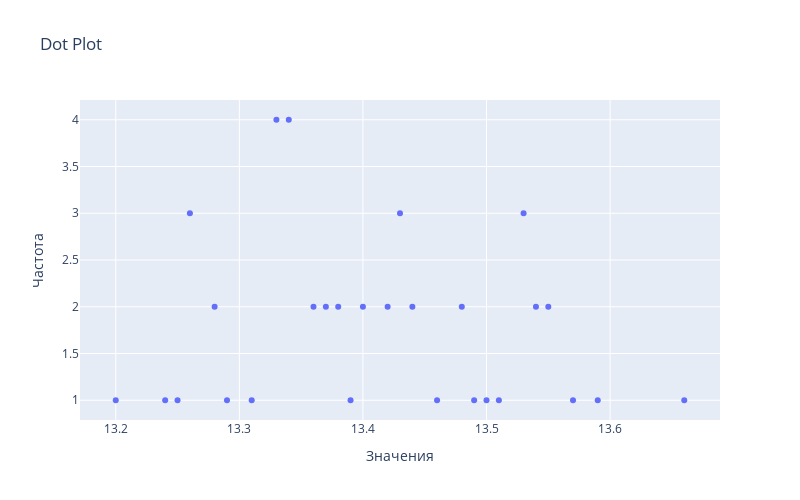
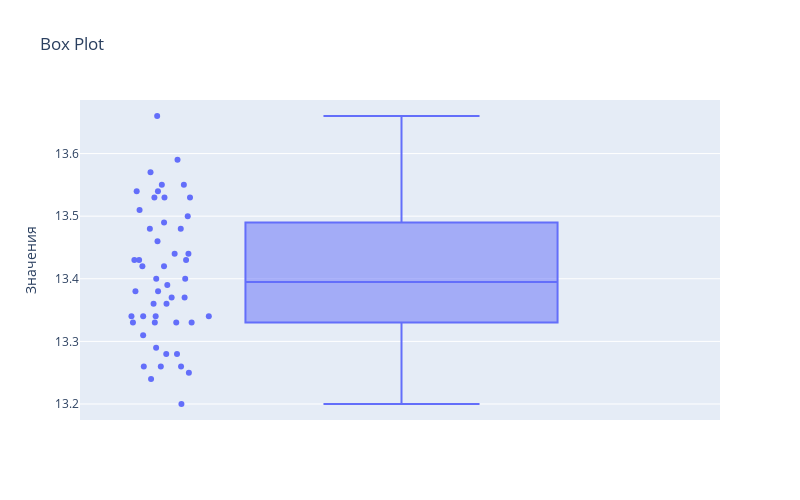
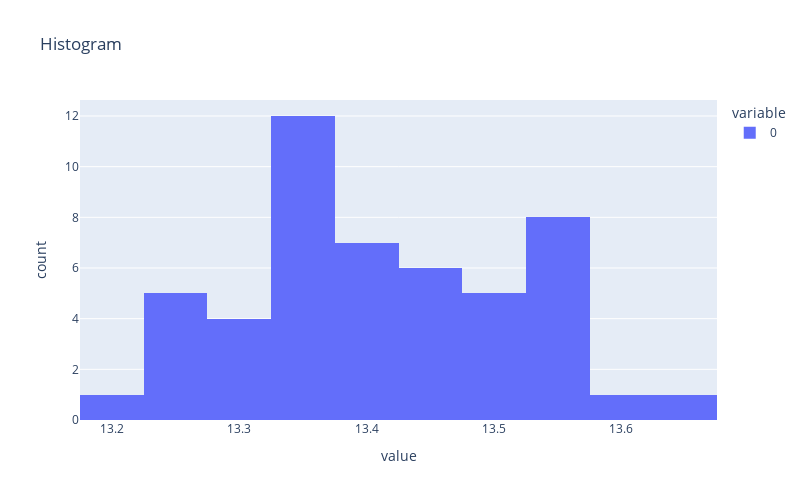

Notebook code cell kept with these figures, in order:
### Markdown cell above
## Анализ одной переменной

### Code cell
analysis = {}

analysis['unique'] = set(data)

analysis['count'] = len(data)
analysis['sum'] = sum(data)
analysis['average'] = analysis['sum'] / analysis['count']

# если количество элементов нечетное, то медиана - центральный элемент, если четное, то среднее двух центральных
analysis['median'] = st.median(data)

# значение, которое встречается максимально часто
analysis['mode'] = st.mode(data)

dot_plot_fig = px.scatter(
	x=list(analysis['unique']),
	y=[data.count(i) for i in analysis['unique']],
	width=800,
	height=500,
	title='Dot Plot',
	labels={'x': 'Значения', 'y': 'Частота'}
)

#
analysis['g_mean'] = st.geometric_mean(data)

analysis['variance'] = st.variance(data)
analysis['stdev'] = st.stdev(data)
analysis['sterr'] = analysis['stdev'] / np.sqrt( analysis['count'] )
analysis['min'] = min(data)
analysis['max'] = max(data)
analysis['range'] = analysis['max'] - analysis['min']

# pandas series
data_series = pd.Series(data)

analysis['lqua'], analysis['uqua'] = data_series.quantile([.25, .75])
analysis['rqua'] = abs(analysis['uqua'] - analysis['lqua'])

box_plot_fig = px.box(
	y=data,
	width=800,
	height=500,
	title='Box Plot',
	labels={'y': 'Значения'},
	points='all'
)

analysis['skewness'] = data_series.skew()
analysis['kurtosis'] = data_series.kurtosis()

analysis['cvar'] = analysis['stdev'] / analysis['average']

histogram_fig = px.histogram(
	data,
	width=800,
	height=500,
	title='Histogram'
)

# QQ plot


# output
print('\
Количество = {d[count]}\n\
Среднее значение = {d[average]}\n\
Медиана = {d[median]}\n\
Мода = {d[mode]}\n\
Геометрическое среднее = {d[g_mean]}\n\
Дисперсия = {d[variance]}\n\
Стандартное отклонение = {d[stdev]}\n\
Стандартное ошибка = {d[sterr]}\n\
Минимальное значение = {d[min]}\n\
Максимальное значение = {d[max]}\n\
Размах = {d[range]}\n\
Первый квартиль = {d[lqua]}\n\
Третий квартиль = {d[uqua]}\n\
Межквартильный размах = {d[rqua]}\n\
Ассиметрия = {d[skewness]}\n\
Куртоз = {d[kurtosis]}\n\
Коэффициент вариации = {d[cvar]}\n\
Сумма = {d[sum]}\n\
'.format(d=analysis)
)
dot_plot_fig.show()
box_plot_fig.show()
histogram_fig.show()

### Figure 1 — Plotly figure (JSON) as saved in the notebook; plotly's stock layout.template omitted (floating-point values rounded to 4 significant figures)
{"data": [{"hovertemplate": "Значения=%{x}<br>Частота=%{y}<extra></extra>", "legendgroup": "", "marker": {"color": "#636efa", "symbol": "circle"}, "mode": "markers", "name": "", "orientation": "v", "showlegend": false, "type": "scatter", "x": [13.59, 13.55, 13.29, 13.24, 13.34, 13.54, 13.66, 13.57, 13.26, 13.33, 13.51, 13.48, 13.36, 13.49, 13.37, 13.42, 13.53, 13.39, 13.38, 13.2, 13.4, 13.28, 13.43, 13.46, 13.5, 13.25, 13.31, 13.44], "xaxis": "x", "y": [1, 2, 1, 1, 4, 2, 1, 1, 3, 4, 1, 2, 2, 1, 2, 2, 3, 1, 2, 1, 2, 2, 3, 1, 1, 1, 1, 2], "yaxis": "y"}], "layout": {"height": 500, "legend": {"tracegroupgap": 0}, "title": {"text": "Dot Plot"}, "width": 800, "xaxis": {"anchor": "y", "domain": [0, 1], "title": {"text": "Значения"}}, "yaxis": {"anchor": "x", "domain": [0, 1], "title": {"text": "Частота"}}}}

### Figure 2 — Plotly figure (JSON) as saved in the notebook; plotly's stock layout.template omitted (floating-point values rounded to 4 significant figures)
{"data": [{"alignmentgroup": "True", "boxpoints": "all", "hovertemplate": "Значения=%{y}<extra></extra>", "legendgroup": "", "marker": {"color": "#636efa"}, "name": "", "notched": false, "offsetgroup": "", "orientation": "v", "showlegend": false, "type": "box", "x0": " ", "xaxis": "x", "y": [13.39, 13.42, 13.38, 13.53, 13.51, 13.2, 13.4, 13.4, 13.28, 13.43, 13.46, 13.53, 13.55, 13.29, 13.24, 13.34, 13.54, 13.66, 13.43, 13.42, 13.38, 13.34, 13.57, 13.26, 13.33, 13.43, 13.5, 13.44, 13.53, 13.48, 13.48, 13.34, 13.36, 13.59, 13.36, 13.44, 13.34, 13.33, 13.25, 13.28, 13.49, 13.33, 13.26, 13.26, 13.55, 13.54, 13.37, 13.31, 13.37, 13.33], "y0": " ", "yaxis": "y"}], "layout": {"boxmode": "group", "height": 500, "legend": {"tracegroupgap": 0}, "title": {"text": "Box Plot"}, "width": 800, "xaxis": {"anchor": "y", "domain": [0, 1]}, "yaxis": {"anchor": "x", "domain": [0, 1], "title": {"text": "Значения"}}}}

### Figure 3 — Plotly figure (JSON) as saved in the notebook; plotly's stock layout.template omitted (floating-point values rounded to 4 significant figures)
{"data": [{"alignmentgroup": "True", "bingroup": "x", "hovertemplate": "variable=0<br>value=%{x}<br>count=%{y}<extra></extra>", "legendgroup": "0", "marker": {"color": "#636efa", "pattern": {"shape": ""}}, "name": "0", "offsetgroup": "0", "orientation": "v", "showlegend": true, "type": "histogram", "x": [13.39, 13.42, 13.38, 13.53, 13.51, 13.2, 13.4, 13.4, 13.28, 13.43, 13.46, 13.53, 13.55, 13.29, 13.24, 13.34, 13.54, 13.66, 13.43, 13.42, 13.38, 13.34, 13.57, 13.26, 13.33, 13.43, 13.5, 13.44, 13.53, 13.48, 13.48, 13.34, 13.36, 13.59, 13.36, 13.44, 13.34, 13.33, 13.25, 13.28, 13.49, 13.33, 13.26, 13.26, 13.55, 13.54, 13.37, 13.31, 13.37, 13.33], "xaxis": "x", "yaxis": "y"}], "layout": {"barmode": "relative", "height": 500, "legend": {"title": {"text": "variable"}, "tracegroupgap": 0}, "title": {"text": "Histogram"}, "width": 800, "xaxis": {"anchor": "y", "domain": [0, 1], "title": {"text": "value"}}, "yaxis": {"anchor": "x", "domain": [0, 1], "title": {"text": "count"}}}}
